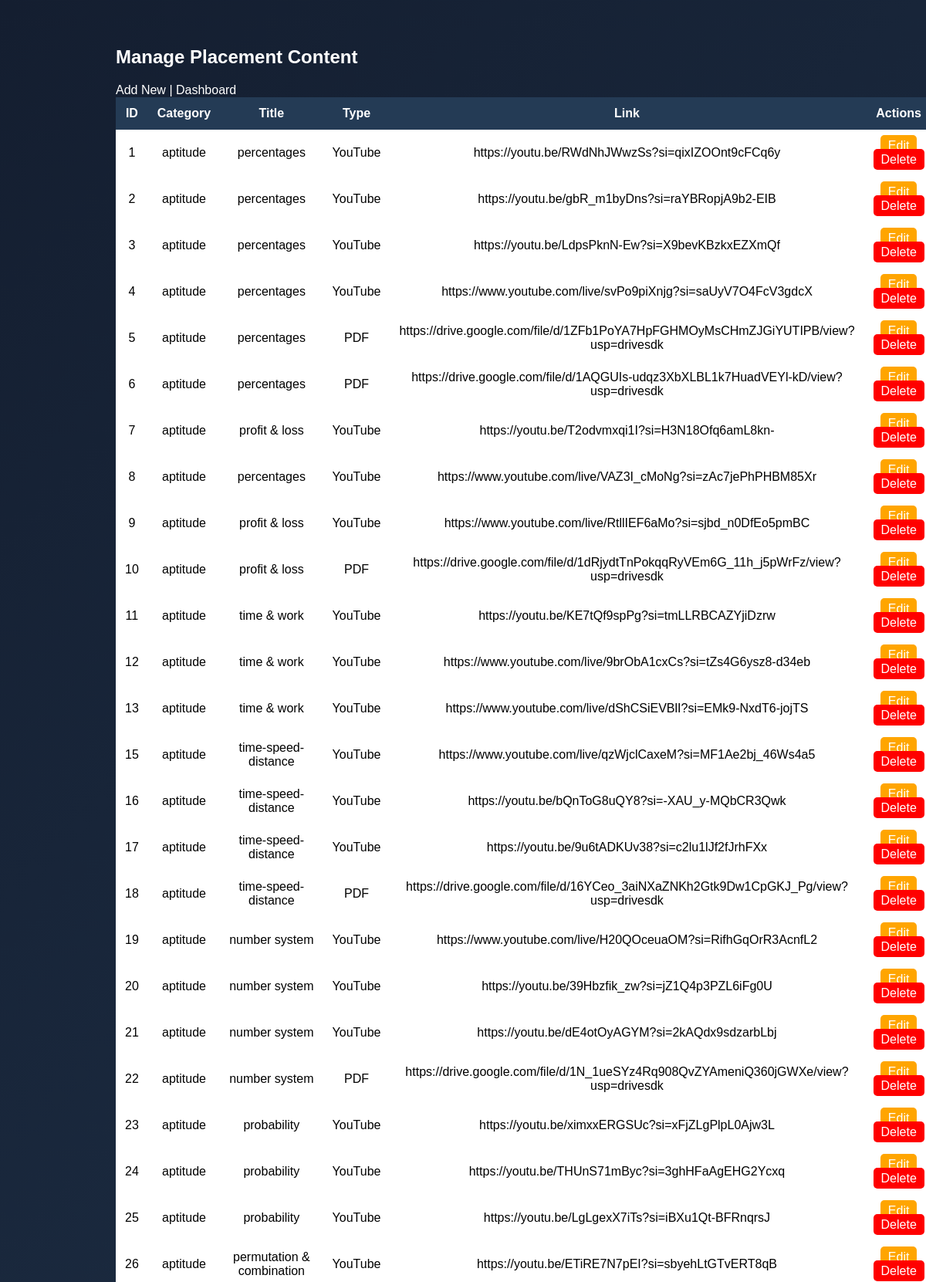
The page /manage_content (upper part) on the database its author committed.
### tables this page shows
CREATE TABLE content (
            id INTEGER PRIMARY KEY AUTOINCREMENT,
            category TEXT,
            title TEXT,
            content_type TEXT,
            content_link TEXT
        );

### app.py (the view)
@app.route("/manage_content")
def manage_content():
    conn = sqlite3.connect("database.db")
    cur = conn.cursor()
    cur.execute("SELECT * FROM content")
    contents = cur.fetchall()
    conn.close()
    return render_template("manage_content.html",contents=contents)

### templates/manage_content.html (shortened to what this page needs)
<!DOCTYPE html>
<html>
<head>
</head>
<body>
<div class="container">
    <h2>Manage Placement Content</h2>
    <a href="/add_content" style="color:white;">Add New</a> |
    <a href="/admin_dashboard" style="color:white;">Dashboard</a>
    <table>
        <tr>
            <th>ID</th>
            <th>Category</th>
            <th>Title</th>
            <th>Type</th>
            <th>Link</th>
            <th>Actions</th>
        </tr>
        {% for content in contents %}
        <tr>
            <td>{{ content[0] }}</td>
            <td>{{ content[1] }}</td>
            <td>{{ content[2] }}</td>
            <td>{{ content[3] }}</td>
            <td>{{ content[4] }}</td>
            <td>
                <a href="/edit_content/{{ content[0] }}" class="edit">Edit</a>
                <a href="/delete_content/{{ content[0] }}" class="delete">Delete</a>
            </td>
        </tr>
        {% endfor %}
    </table>
</div>
</body>
</html>

### templates/manage_content.html (style rules this page uses)
body { margin:0; font-family:Arial; background:linear-gradient(135deg,#141e30,#243b55); color:white; padding:40px; }
.container { max-width:900px; margin:auto; }
table { width:100%; border-collapse:collapse; background:white; color:black; }
th, td { padding:12px; text-align:center; }
th { background:#243b55; color:white; }
.edit { background:orange; padding:5px 10px; border-radius:5px; color:white; }
.delete { background:red; padding:5px 10px; border-radius:5px; color:white; }
a { text-decoration:none; }

### rows shown on the page
content: id "1", category "aptitude", title "percentages", content_type "YouTube", content_link "https://youtu.be/RWdNhJWwzSs?si=qixIZOOnt9cFCq6y"
content: id "2", category "aptitude", title "percentages", content_type "YouTube", content_link "https://youtu.be/gbR_m1byDns?si=raYBRopjA9b2-EIB"
content: id "3", category "aptitude", title "percentages", content_type "YouTube", content_link "https://youtu.be/LdpsPknN-Ew?si=X9bevKBzkxEZXmQf"
content: id "4", category "aptitude", title "percentages", content_type "YouTube", content_link "https://www.youtube.com/live/svPo9piXnjg?si=saUyV7O4FcV3gdcX"
content: id "5", category "aptitude", title "percentages", content_type "PDF", content_link "https://drive.google.com/file/d/1ZFb1PoYA7HpFGHMOyMsCHmZJGiYUTIPB/view?usp=drivesdk"
content: id "6", category "aptitude", title "percentages", content_type "PDF", content_link "https://drive.google.com/file/d/1AQGUIs-udqz3XbXLBL1k7HuadVEYl-kD/view?usp=drivesdk"
content: id "7", category "aptitude", title "profit & loss", content_type "YouTube", content_link "https://youtu.be/T2odvmxqi1I?si=H3N18Ofq6amL8kn-"
content: id "8", category "aptitude", title "percentages", content_type "YouTube", content_link "https://www.youtube.com/live/VAZ3I_cMoNg?si=zAc7jePhPHBM85Xr"
content: id "9", category "aptitude", title "profit & loss", content_type "YouTube", content_link "https://www.youtube.com/live/RtllIEF6aMo?si=sjbd_n0DfEo5pmBC"
content: id "10", category "aptitude", title "profit & loss", content_type "PDF", content_link "https://drive.google.com/file/d/1dRjydtTnPokqqRyVEm6G_11h_j5pWrFz/view?usp=drivesdk"
content: id "11", category "aptitude", title "time & work", content_type "YouTube", content_link "https://youtu.be/KE7tQf9spPg?si=tmLLRBCAZYjiDzrw"
content: id "12", category "aptitude", title "time & work", content_type "YouTube", content_link "https://www.youtube.com/live/9brObA1cxCs?si=tZs4G6ysz8-d34eb"
content: id "13", category "aptitude", title "time & work", content_type "YouTube", content_link "https://www.youtube.com/live/dShCSiEVBlI?si=EMk9-NxdT6-jojTS"
content: id "15", category "aptitude", title "time-speed-distance", content_type "YouTube", content_link "https://www.youtube.com/live/qzWjclCaxeM?si=MF1Ae2bj_46Ws4a5"
content: id "16", category "aptitude", title "time-speed-distance", content_type "YouTube", content_link "https://youtu.be/bQnToG8uQY8?si=-XAU_y-MQbCR3Qwk"
content: id "17", category "aptitude", title "time-speed-distance", content_type "YouTube", content_link "https://youtu.be/9u6tADKUv38?si=c2lu1lJf2fJrhFXx"
content: id "18", category "aptitude", title "time-speed-distance", content_type "PDF", content_link "https://drive.google.com/file/d/16YCeo_3aiNXaZNKh2Gtk9Dw1CpGKJ_Pg/view?usp=drivesdk"
content: id "19", category "aptitude", title "number system", content_type "YouTube", content_link "https://www.youtube.com/live/H20QOceuaOM?si=RifhGqOrR3AcnfL2"
content: id "20", category "aptitude", title "number system", content_type "YouTube", content_link "https://youtu.be/39Hbzfik_zw?si=jZ1Q4p3PZL6iFg0U"
content: id "21", category "aptitude", title "number system", content_type "YouTube", content_link "https://youtu.be/dE4otOyAGYM?si=2kAQdx9sdzarbLbj"
content: id "22", category "aptitude", title "number system", content_type "PDF", content_link "https://drive.google.com/file/d/1N_1ueSYz4Rq908QvZYAmeniQ360jGWXe/view?usp=drivesdk"
content: id "23", category "aptitude", title "probability", content_type "YouTube", content_link "https://youtu.be/ximxxERGSUc?si=xFjZLgPlpL0Ajw3L"
content: id "24", category "aptitude", title "probability", content_type "YouTube", content_link "https://youtu.be/THUnS71mByc?si=3ghHFaAgEHG2Ycxq"
content: id "25", category "aptitude", title "probability", content_type "YouTube", content_link "https://youtu.be/LgLgexX7iTs?si=iBXu1Qt-BFRnqrsJ"
content: id "26", category "aptitude", title "permutation & combination", content_type "YouTube", content_link "https://youtu.be/ETiRE7N7pEI?si=sbyehLtGTvERT8qB"
